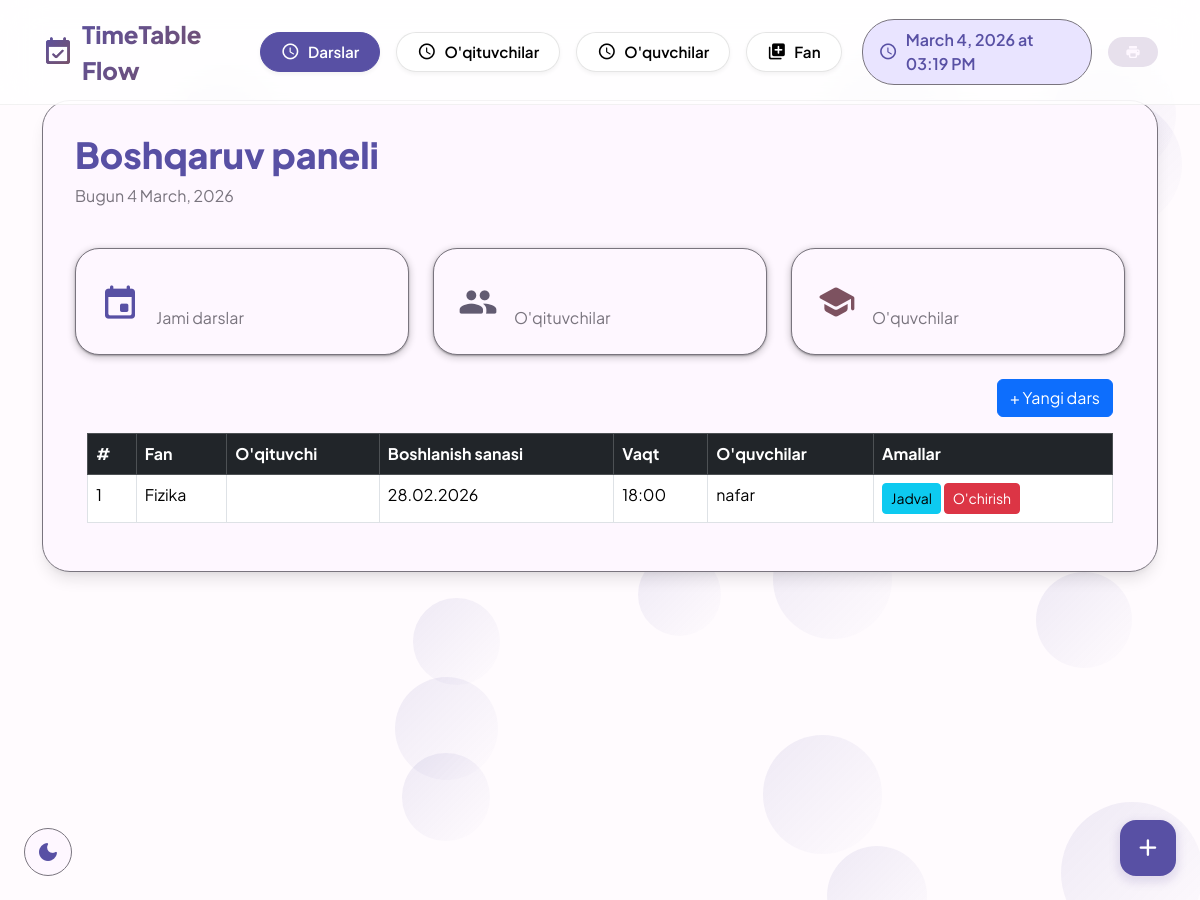
Before: / with the older database file.
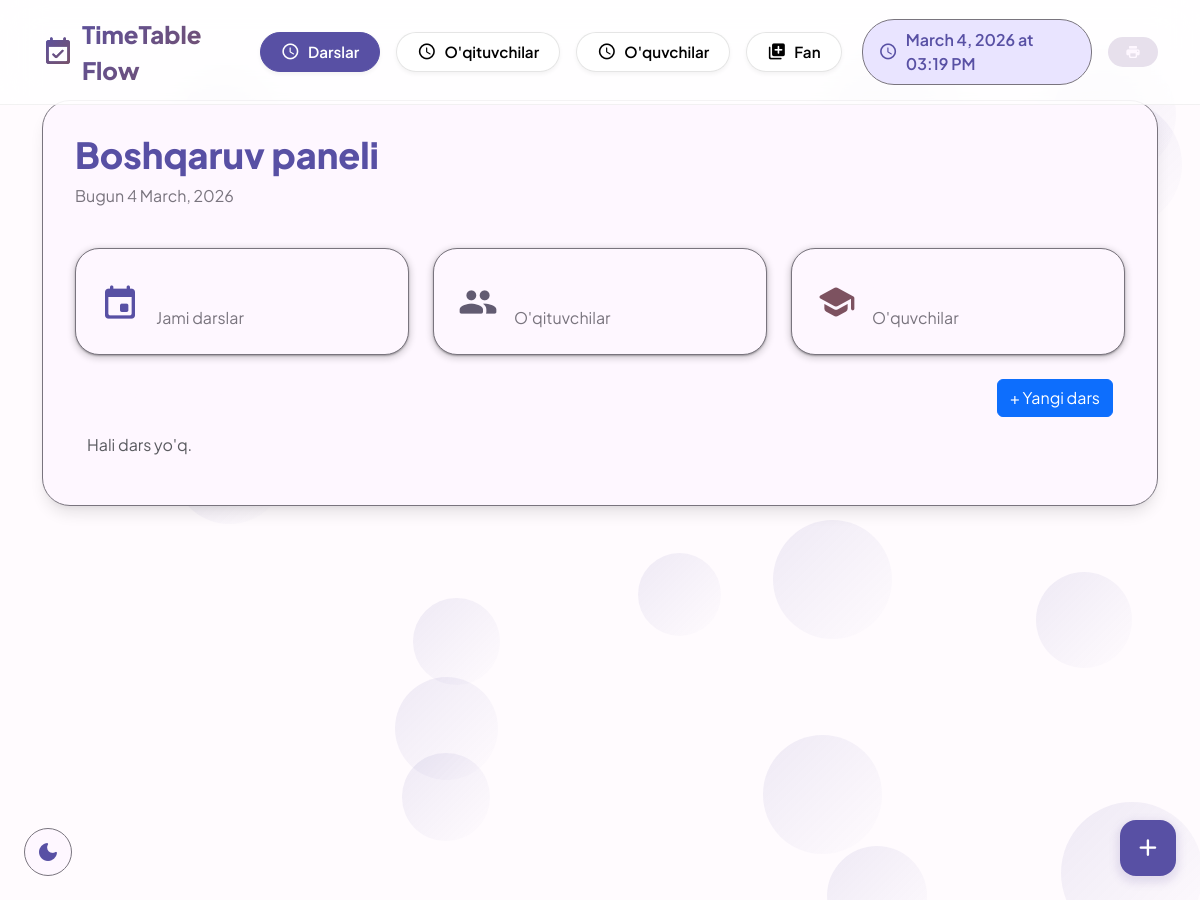
After: the same page with the newer database file.
### raspisaniya/models.py (models this page shows, shortened)
class Lesson(models.Model):
    subject = models.ForeignKey(Subject, on_delete=models.CASCADE)
    start_date = models.DateField(default='2025-01-01')
    start_time = models.TimeField(default='09:00')
    DURATION_MINUTES = 80

class Subject(models.Model):
    name = models.CharField(max_length=100, unique=True)
    def __str__(self):
        return self.name

### raspisaniya/views.py (the view)
# urls.py: path('', views.lesson_list, name='lesson_list'),
def lesson_list(request):
    lessons = Lesson.objects.select_related('subject').prefetch_related(
        'groups__teacher', 'groups__students'
    ).all()
    return render(request, "raspisaniya/lesson_list.html", {"lessons": lessons})

### templates/raspisaniya/lesson_list.html (shortened to what this page needs)
{% extends 'raspisaniya/base.html' %}
{% block content %}
<div class="container mt-4">
    <div class="d-flex justify-content-between align-items-center mb-3">
        <h4>Darslar ro'yxati</h4>
        <a href="{% url 'lesson_create' %}" class="btn btn-primary">+ Yangi dars</a>
    </div>
    {% if lessons %}
    <table class="table table-bordered table-hover">
        <thead class="table-dark">
            <tr>
                <th>#</th>
                <th>Fan</th>
                <th>O'qituvchi</th>
                <th>Boshlanish sanasi</th>
                <th>Vaqt</th>
                <th>O'quvchilar</th>
                <th>Amallar</th>
            </tr>
        </thead>
        <tbody>
            {% for lesson in lessons %}
            <tr>
                <td>{{ forloop.counter }}</td>
                <td>{{ lesson.subject }}</td>
                <td>{{ lesson.teacher }}</td>
                <td>{{ lesson.start_date|date:"d.m.Y" }}</td>
                <td>{{ lesson.start_time|time:"H:i" }}</td>
                <td>{{ lesson.students.count }} nafar</td>
                <td>
                    <a href="{% url 'lesson_schedule' lesson.pk %}" class="btn btn-sm btn-info">Jadval</a>
                    <a href="{% url 'lesson_delete' lesson.pk %}" class="btn btn-sm btn-danger">O'chirish</a>
                </td>
            </tr>
            {% endfor %}
        </tbody>
    </table>
    {% else %}
        <p class="text-muted">Hali dars yo'q.</p>
    {% endif %}
</div>
{% endblock %}

### templates/raspisaniya/base.html (shortened to what this page needs)
<!DOCTYPE html>
<html lang="uz">
<head>
    <link href="https://cdn.jsdelivr.net/npm/bootstrap@5.3.2/dist/css/bootstrap.min.css" rel="stylesheet">
</head>
<body>
    <div class="bubbles" id="bubbles"></div>
    <div class="app-bar" id="appBar">
        <div class="container">
            <div class="d-flex justify-content-between align-items-center">
                <a href="{% url 'lesson_list' %}" class="logo text-decoration-none">
                    <span class="material-icons-round">event_available</span>
                    TimeTable Flow
                </a>
                <div class="d-flex gap-3 align-items-center">
                    <div class="d-none d-lg-flex gap-2 desktop-menu">
                        <a href="{% url 'lesson_list' %}" class="nav-chip {% if request.resolver_match.url_name == 'lesson_list' %}active{% endif %}">
                            <span class="material-icons-round">schedule</span>
                            <span>Darslar</span>
                        </a>
                        <a href="{% url 'teacher_list' %}" class="nav-chip {% if request.resolver_match.url_name == 'teacher_list' %}active{% endif %}">
                            <span class="material-icons-round">schedule</span>
                            <span>O'qituvchilar</span>
                        <a href="{% url 'student_list' %}" class="nav-chip {% if request.resolver_match.url_name == 'student_list' %}active{% endif %}">
                            <span class="material-icons-round">schedule</span>
                            <span>O'quvchilar</span>
                        <a href="{% url 'subject_list' %}" class="nav-chip {% if request.resolver_match.url_name == 'subject_create' %}active{% endif %}">
                            <span class="material-icons-round">library_add</span>
                            <span>Fan</span>
                        </a>
                    </div>
                    <div class="current-time" id="currentTime">
                        <span class="material-icons-round">schedule</span>
                        <span id="timeDisplay">13 February, 2026 14:30</span>
                    </div>
                    <button class="md-chip" onclick="window.print()">
                        <span class="material-icons-round">print</span>
                    </button>
                </div>
            </div>
        </div>
    </div>
    <button class="theme-toggle" id="themeToggle">
    </button>
    <button class="fab" onclick="showQuickAdd()">
        <span class="material-icons-round">add</span>
    </button>
    <div class="container">
        <div class="md-surface">
            <div class="d-flex justify-content-between align-items-center mb-4">
                <div>
                    <h1 class="display-small">{% block page_title %}Boshqaruv paneli{% endblock %}</h1>
                    <p class="body-large">{% block page_subtitle %}Bugun {% now "j F, Y" %}{% endblock %}</p>
                </div>
            </div>
            {% block stats %}
            <div class="md-grid">
                <div class="md-card">
                    <div class="d-flex align-items-center gap-3">
                        <span class="material-icons-round" style="font-size: 2.5rem; color: var(--md-primary);">event</span>
                        <div>
                            <div class="title-large" id="totalLessons">0</div>
                            <div class="body-large">Jami darslar</div>
                        </div>
                    </div>
                </div>
                <div class="md-card">
                    <div class="d-flex align-items-center gap-3">
                        <span class="material-icons-round" style="font-size: 2.5rem; color: var(--md-secondary);">group</span>
                        <div>
                            <div class="title-large" id="totalTeachers">0</div>
                            <div class="body-large">O'qituvchilar</div>
                        </div>
                    </div>
                </div>
                <div class="md-card">
                    <div class="d-flex align-items-center gap-3">
                        <span class="material-icons-round" style="font-size: 2.5rem; color: var(--md-tertiary);">school</span>
                        <div>
                            <div class="title-large" id="totalStudents">0</div>
                            <div class="body-large">O'quvchilar</div>
                        </div>
                    </div>
                </div>
            </div>
            {% endblock %}
            {% block content %}{% endblock %}
        </div>
    </div>
</body>
</html>

### templates/raspisaniya/base.html (style rules this page uses)
* { margin: 0; padding: 0; box-sizing: border-box; }
:root { --md-primary: #5850a4; --md-primary-container: #e9e4ff; --md-secondary: #625b71; --md-secondary-container: #e8def8; --md-tertiary: #7d5260; --md-tertiary-container: #ffd8e4; --md-surface: #fef7ff; --md-surface-variant: #e7e0ec; --md-background: #fffbfe; --md-error: #ba1a1a; --md-error-container: #ffdad6; --md-outline: #79747e; --md-shadow: 0 4px 6px -2px rgba(0,0,0,0.05), 0 10px 15px -3px rgba(0,0,0,0.1); }
body { font-family: 'Plus Jakarta Sans', sans-serif; background: var(--md-background); color: var(--md-surface); transition: all 0.3s ease; min-height: 100vh; position: relative; }
.bubbles { position: fixed; width: 100%; height: 100%; z-index: -1; overflow: hidden; top: 0; left: 0; }
.app-bar { background: rgba(255, 255, 255, 0.8); backdrop-filter: blur(20px); -webkit-backdrop-filter: blur(20px); border-bottom: 1px solid rgba(0, 0, 0, 0.05); padding: 1rem 0; position: fixed; width: 100%; top: 0; z-index: 1000; transition: all 0.3s ease; }
.logo { font-size: 1.5rem; font-weight: 800; background: linear-gradient(135deg, var(--md-primary), var(--md-tertiary)); -webkit-background-clip: text; -webkit-text-fill-color: transparent; display: flex; align-items: center; gap: 8px; }
.logo .material-icons-round { font-size: 2rem; background: linear-gradient(135deg, var(--md-primary), var(--md-tertiary)); -webkit-background-clip: text; -webkit-text-fill-color: transparent; }
.nav-chip { display: inline-flex; align-items: center; gap: 8px; padding: 8px 20px; border-radius: 40px; background: rgba(255, 255, 255, 0.9); color: #000000 !important; text-decoration: none; font-weight: 600; font-size: 0.95rem; transition: all 0.2s ease; border: 1px solid rgba(0, 0, 0, 0.1); margin: 0 4px; box-shadow: 0 2px 4px rgba(0,0,0,0.05); }
.nav-chip.active { background: var(--md-primary); color: white !important; border-color: var(--md-primary); }
.nav-chip .material-icons-round { font-size: 1.2rem; color: inherit; }
.current-time { display: flex; align-items: center; gap: 8px; padding: 8px 16px; background: var(--md-primary-container); border-radius: 32px; color: var(--md-primary); font-weight: 600; border: 1px solid var(--md-outline); }
.current-time .material-icons-round { font-size: 1.2rem; }
.md-surface { background: var(--md-surface); border-radius: 28px; box-shadow: var(--md-shadow); padding: 2rem; margin-top: 100px; margin-bottom: 2rem; border: 1px solid var(--md-outline); transition: all 0.3s ease; animation: surfaceAppear 0.6s ease; }
.md-card { background: var(--md-surface); border-radius: 24px; padding: 1.5rem; box-shadow: 0 2px 6px 2px rgba(0,0,0,0.15), 0 1px 2px rgba(0,0,0,0.3); transition: all 0.3s cubic-bezier(0.4, 0, 0.2, 1); border: 1px solid var(--md-outline); height: 100%; position: relative; overflow: hidden; }
.md-card::before { content: ''; position: absolute; top: 0; left: 0; right: 0; height: 4px; background: linear-gradient(90deg, var(--md-primary), var(--md-tertiary)); transform: scaleX(0); transition: transform 0.3s ease; }
.md-chip { display: inline-flex; align-items: center; gap: 8px; padding: 6px 16px; border-radius: 32px; background: var(--md-surface-variant); color: var(--md-surface); font-size: 0.9rem; font-weight: 500; border: 1px solid transparent; transition: all 0.2s ease; cursor: pointer; }
.md-chip .material-icons-round { font-size: 1rem; }
.fab { position: fixed; bottom: 24px; right: 24px; width: 56px; height: 56px; border-radius: 16px; background: var(--md-primary); color: white; display: flex; align-items: center; justify-content: center; box-shadow: 0 4px 8px 3px rgba(103, 80, 164, 0.15); cursor: pointer; border: none; transition: all 0.3s cubic-bezier(0.4, 0, 0.2, 1); z-index: 1000; }
.fab .material-icons-round { font-size: 1.8rem; }
.theme-toggle { position: fixed; bottom: 24px; left: 24px; width: 48px; height: 48px; border-radius: 50%; background: var(--md-surface); border: 1px solid var(--md-outline); display: flex; align-items: center; justify-content: center; cursor: pointer; z-index: 1000; transition: all 0.3s ease; color: var(--md-primary); }
.md-grid { display: grid; grid-template-columns: repeat(auto-fit, minmax(300px, 1fr)); gap: 1.5rem; margin: 1.5rem 0; }
.display-small { font-size: 2.25rem; font-weight: 800; line-height: 1.2; color: var(--md-primary); }
.title-large { font-size: 1.375rem; font-weight: 600; color: var(--md-surface); }
.body-large { font-size: 1rem; line-height: 1.5; color: var(--md-outline); }

Changed rows visible on the page:
removed Lesson: subject "Fizika", start_date "28.02.2026", start_time "18:00"
Other visible differences:
text no longer shown: "# Fan O'qituvchi Boshlanish sanasi Vaqt O'quvchilar Amallar"
text now shown: "Hali dars yo'q."
